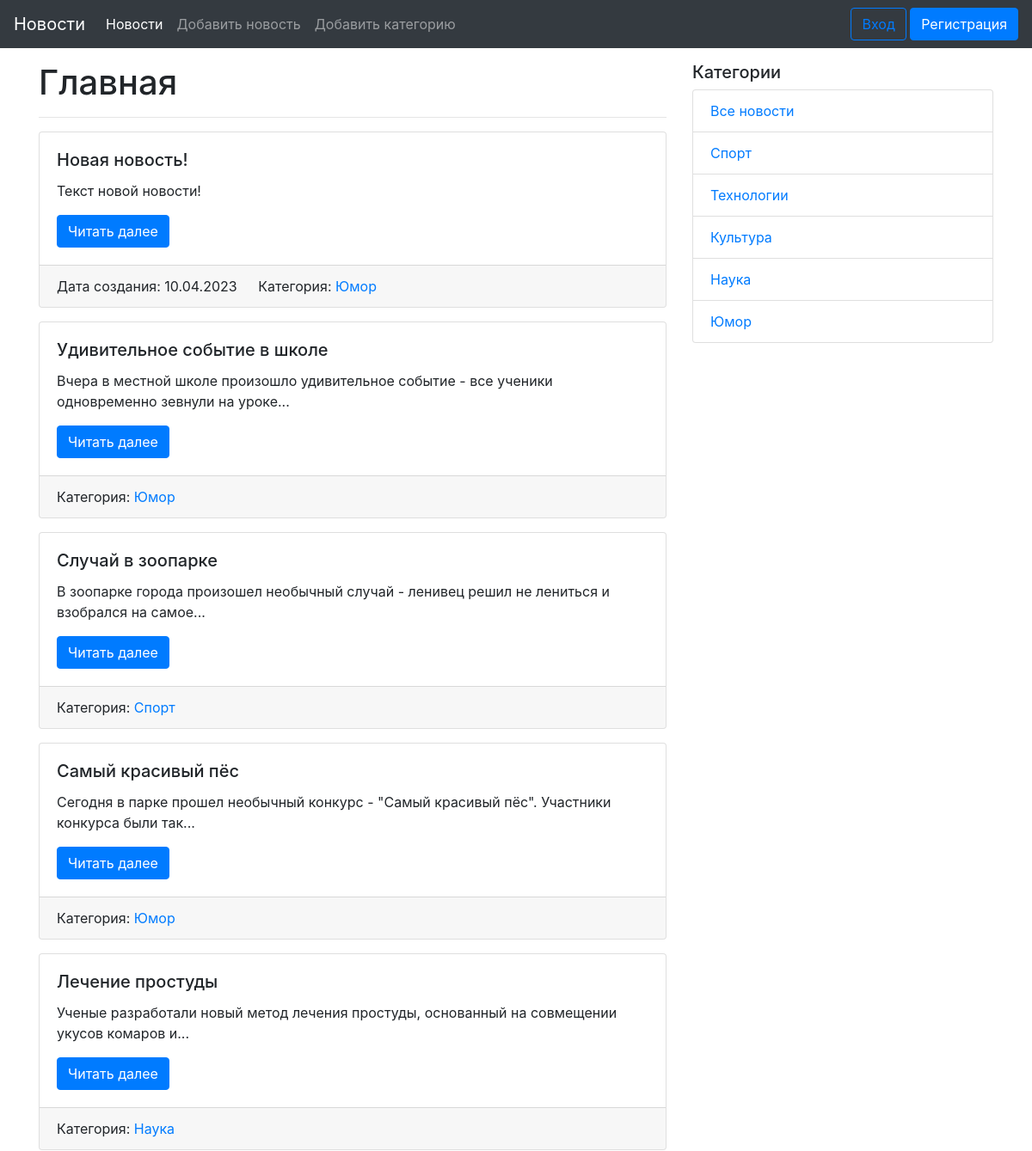
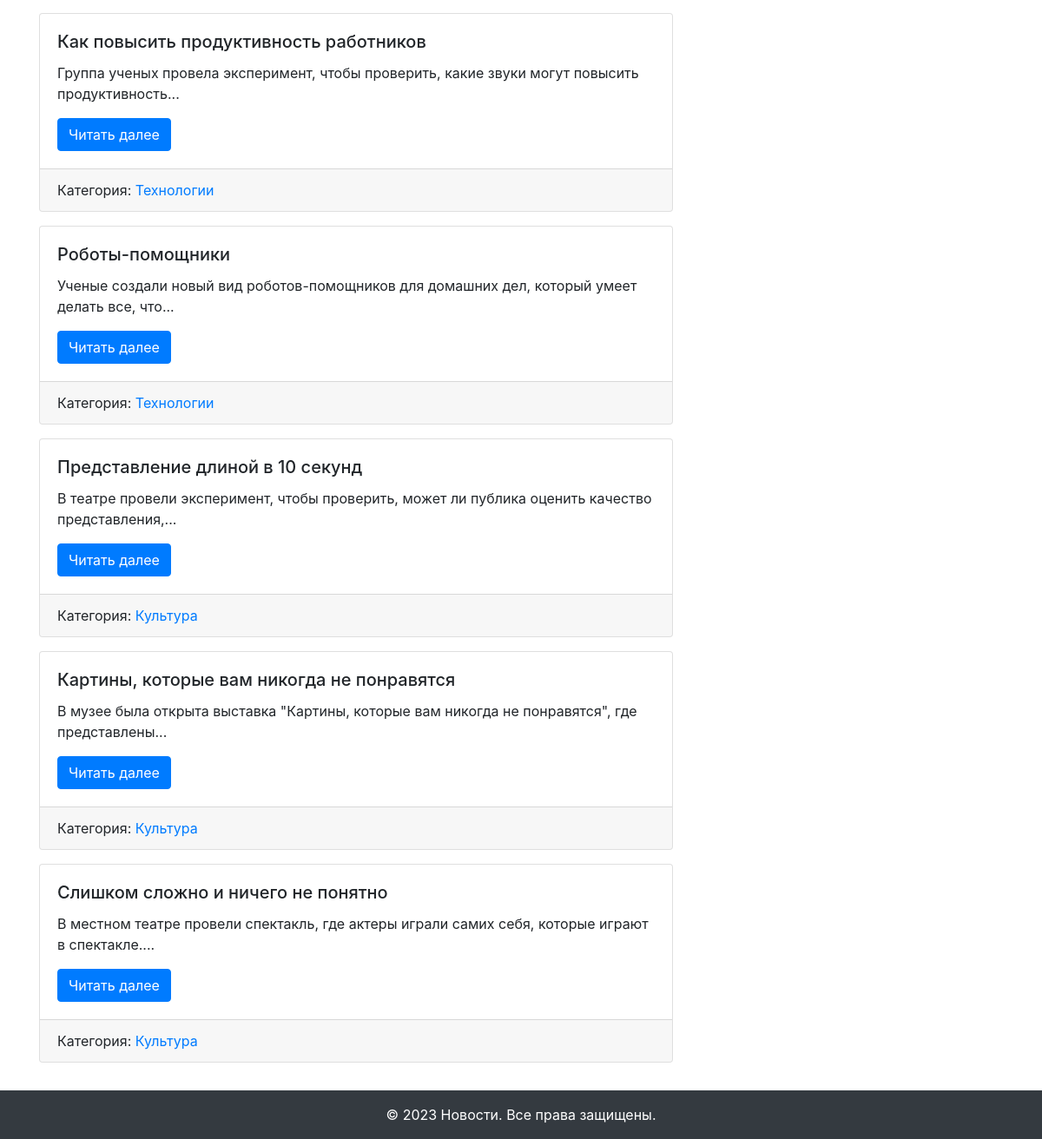
The page / on the database its author committed (2 pictures, top to bottom).
### models.py (models this page shows, shortened)
class News(db.Model):
    id = db.Column(db.Integer, primary_key=True)
    title = db.Column(db.String(255), unique=True, nullable=False)
    text = db.Column(db.Text, nullable=False)
    created_date = db.Column(db.DateTime, default=datetime.utcnow)
    category_id = db.Column(db.Integer, db.ForeignKey('category.id'), nullable=True)
    category = db.relationship('Category', back_populates='news')
    user_id = db.Column(db.Integer, db.ForeignKey('user.id'))
    user = db.relationship('User', back_populates='news' )

class Category(db.Model):
    id = db.Column(db.Integer, primary_key=True)
    title = db.Column(db.String(255), nullable=False)
    news = db.relationship('News', back_populates='category')

### views.py (the view)
@app.route('/')
def index():
    news_list = News.query.order_by(News.created_date).all()
    categories = Category.query.all()
    return render_template('index.html',
                           news=news_list[::-1],
                           categories=categories)

### templates/index.html (shortened to what this page needs)
{% extends "base.html" %}
{% block content %}
  <h1>Главная</h1>
  <hr>
  {% for news in news %}
  <div class="card mb-3">
    <div class="card-body">
      <h5 class="card-title">{{ news.title }}</h5>
      <p class="card-text">{{ news.text|truncate(100) }}</p>
      <a href="{{ url_for('news_detail', id=news.id) }}" class="btn btn-primary">Читать далее</a>
    </div>
    <div class="card-footer">
      {% if news.created_date %}
        <span class="card-link">Дата создания: {{ news.created_date.strftime('%d.%m.%Y') }}</span>
      {% endif %}
      {% if news.category %}
        <span class="card-link">Категория: <a href="{{ url_for('news_in_category', id=news.category.id) }}">{{ news.category.title }}</a></span>
      {% endif %}
    </div>
  </div>
  {% else %}
  <p class="card-text">Новостей пока нет!</p>
  {% endfor %}
{% endblock content %}

### templates/base.html (shortened to what this page needs)
<!DOCTYPE html>
<html lang="ru">
<head>
  <link rel="stylesheet" href="{{ url_for('static', filename='css/bootstrap.min.css') }}">
</head>
<body>
  <div id="wrapper">
    {% include "navigation.html" %}
    <div class="container my-3">
      <div class="row">
        <div class="col-md-8">
          {% block content %}{% endblock content %}
        </div>
        {% include "side_navigation.html" %}
      </div>
    </div>
    {% include "footer.html" %}
  </div>
</body>
</html>

### templates/navigation.html (shortened to what this page needs)
<nav class="navbar navbar-expand-md navbar-dark bg-dark">
  <a class="navbar-brand" href="{{ url_for('index') }}">Новости</a>
  <div class="collapse navbar-collapse" id="navbarNav">
    <div class="mr-auto">
      <ul class="navbar-nav">
        <li class="nav-item active">
          <a class="nav-link" href="{{ url_for('index') }}">Новости</a>
        </li>
        <li class="nav-item">
          <a class="nav-link" href="{{ url_for('add_news') }}">Добавить новость</a>
        </li>
        <li class="nav-item">
          <a class="nav-link" href="{{ url_for('add_category') }}">Добавить категорию</a>
        </li>
      </ul>
    </div>
    <div>
      {% if not current_user.is_authenticated %}
        <a class="btn btn-outline-primary" href="{{ url_for('login') }}">Вход</a>
        <a class="btn btn-primary" href="{{ url_for('registration') }}">Регистрация</a>
      {% else %}
        <span class="navbar-text">Пользователь: {{ current_user.name }}</span>
        <a class="btn btn-primary" href="{{ url_for('logout') }}">Выход</a>
      {% endif %}
    </div>
  </div>
</nav>

### templates/side_navigation.html
<div class="col-md-4">
  <h5>Категории</h5>
  <ul class="list-group">
    <li class="list-group-item"><a href="{{ url_for('index') }}">Все новости</a></li>
    {% for category in categories %}
      <li class="list-group-item"><a href="{{ url_for('news_in_category', id=category.id) }}">{{ category.title }}</a></li>
    {% endfor %}
  </ul>
</div>

### templates/footer.html
<footer id="footer" class="bg-dark text-white text-center py-3">
  &copy; 2023 Новости. Все права защищены.
</footer>

### rows shown on the page
News: title "Новая новость!", text "Текст новой новости!", created_date "10.04.2023", category "Юмор"
News: title "Удивительное событие в школе", text "Вчера в местной школе произошло удивительное событие - все ученики одновременно зевнули на уроке...", category "Юмор"
News: title "Случай в зоопарке", text "В зоопарке города произошел необычный случай - ленивец решил не лениться и взобрался на самое...", category "Спорт"
News: title "Самый красивый пёс", text "Сегодня в парке прошел необычный конкурс - \"Самый красивый пёс\". Участники конкурса были так...", category "Юмор"
News: title "Лечение простуды", text "Ученые разработали новый метод лечения простуды, основанный на совмещении укусов комаров и...", category "Наука"
News: title "Как повысить продуктивность работников", text "Группа ученых провела эксперимент, чтобы проверить, какие звуки могут повысить продуктивность...", category "Технологии"
News: title "Роботы-помощники", text "Ученые создали новый вид роботов-помощников для домашних дел, который умеет делать все, что...", category "Технологии"
News: title "Представление длиной в 10 секунд", text "В театре провели эксперимент, чтобы проверить, может ли публика оценить качество представления,...", category "Культура"
News: title "Картины, которые вам никогда не понравятся", text "В музее была открыта выставка \"Картины, которые вам никогда не понравятся\", где представлены...", category "Культура"
News: title "Слишком сложно и ничего не понятно", text "В местном театре провели спектакль, где актеры играли самих себя, которые играют в спектакле....", category "Культура"
Category: title "Спорт"
Category: title "Технологии"
Category: title "Культура"
Category: title "Наука"
Category: title "Юмор"
